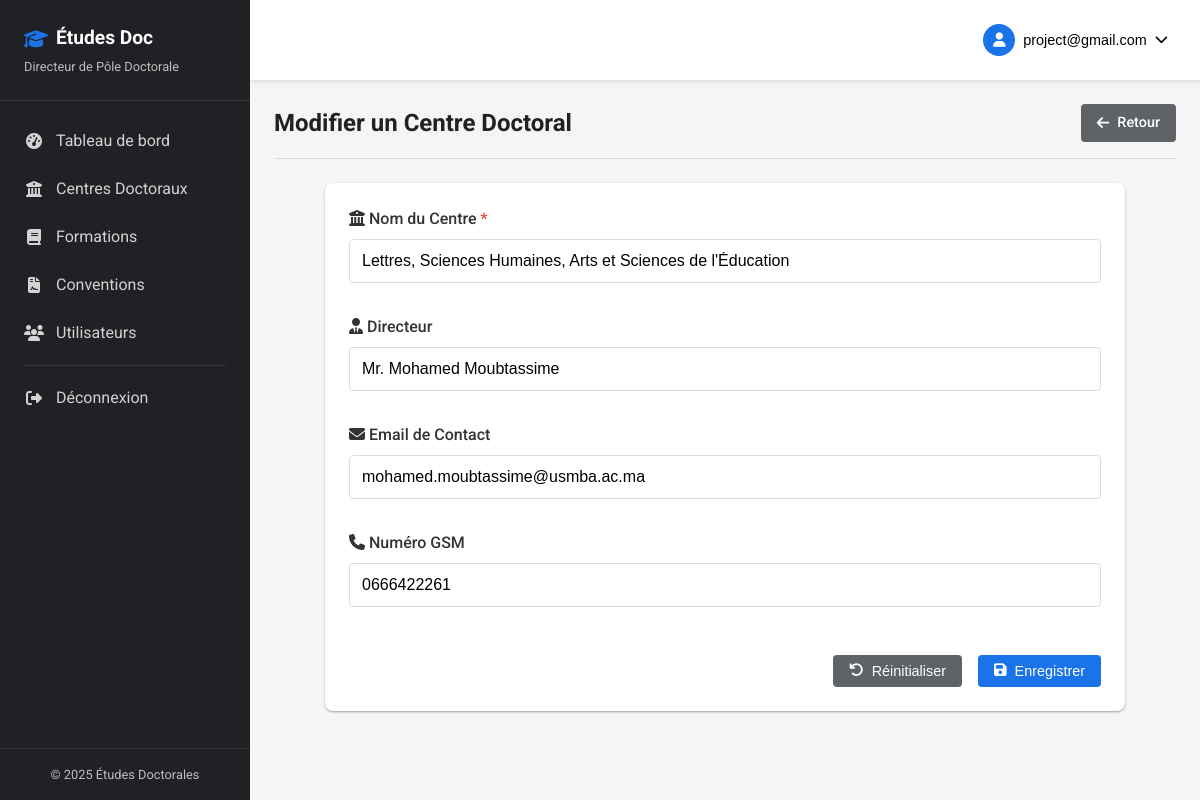
The page /center_edit.php?id=2 (signed in) on the database its author committed.
### tables this page shows
CREATE TABLE `ced` (
  `id` int(11) NOT NULL,
  `nom` varchar(255) NOT NULL,
  `directeur` varchar(100) DEFAULT NULL,
  `email_contact` varchar(100) DEFAULT NULL,
  `gsm` varchar(20) DEFAULT NULL
);

### includes/functions.php (called while the page is built, shortened)
<?php
function getRecordById($conn, $table, $id) {
    $sql = "SELECT * FROM $table WHERE id = ?";
    $stmt = $conn->prepare($sql);
    $stmt->bind_param("i", $id);
    $stmt->execute();
    $result = $stmt->get_result();
    if ($result && $result->num_rows > 0) {
        $record = $result->fetch_assoc();
        return $record;
    }
    return null;
}
?>

### center_edit.php (the view, shortened to what this page needs)
<?php
require_once "includes/header.php";
$id = intval($_GET['id']);
$center = getRecordById($conn, "ced", $id);
?>
<div class="page-header">
    <h1>Modifier un Centre Doctoral</h1>
    <a href="centers.php" class="btn btn-secondary">
        <i class="fas fa-arrow-left"></i> Retour
    </a>
</div>
<div class="form-container">
    <div class="card">
        <div class="card-content">
            <form method="POST" action="<?php echo htmlspecialchars($_SERVER["PHP_SELF"]) . '?id=' . $id; ?>" class="form">
                <div class="form-group">
                    <label for="nom"><i class="fas fa-university"></i> Nom du Centre <span class="required">*</span></label>
                    <input type="text" id="nom" name="nom" value="<?php echo $center['nom']; ?>" placeholder="Entrez le nom du centre" required>
                </div>
                <div class="form-group">
                    <label for="directeur"><i class="fas fa-user-tie"></i> Directeur</label>
                    <input type="text" id="directeur" name="directeur" value="<?php echo $center['directeur']; ?>" placeholder="Nom du directeur">
                </div>
                <div class="form-group">
                    <label for="email"><i class="fas fa-envelope"></i> Email de Contact</label>
                    <input type="email" id="email" name="email" value="<?php echo $center['email_contact']; ?>" placeholder="Adresse email de contact">
                </div>
                <div class="form-group">
                    <label for="gsm"><i class="fas fa-phone"></i> Numéro GSM</label>
                    <input type="text" id="gsm" name="gsm" value="<?php echo $center['gsm']; ?>" placeholder="Numéro de téléphone">
                </div>
                <div class="form-actions">
                    <button type="reset" class="btn btn-secondary">
                        <i class="fas fa-undo"></i> Réinitialiser
                    </button>
                    <button type="submit" class="btn btn-primary">
                        <i class="fas fa-save"></i> Enregistrer
                    </button>
                </div>
            </form>
        </div>
    </div>
</div>
<?php
require_once "includes/footer.php";
?>

### assets/css/style.css (style rules this page uses)
:root { --primary-color: #1a73e8; --primary-hover: #1669d8; --secondary-color: #5f6368; --accent-color: #34a853; --danger-color: #ea4335; --warning-color: #fbbc05; --light-color: #f8f9fa; --dark-color: #202124; --border-color: #dadce0; --success-color: #34a853; --info-color: #4285f4; --box-shadow: 0 1px 3px rgba(0, 0, 0, 0.12), 0 1px 2px rgba(0, 0, 0, 0.24); --transition: all 0.3s cubic-bezier(0.25, 0.8, 0.25, 1); }
* { margin: 0; padding: 0; box-sizing: border-box; }
body { font-family: 'Roboto', sans-serif; font-size: 16px; line-height: 1.5; color: #333; background-color: #f5f5f5; }
a { text-decoration: none; color: var(--primary-color); }
.required { color: var(--danger-color); }
.btn { display: inline-flex; align-items: center; justify-content: center; padding: 0.5rem 1rem; border-radius: 4px; font-size: 0.9rem; font-weight: 500; cursor: pointer; transition: var(--transition); border: none; outline: none; text-align: center; }
.btn i { margin-right: 0.5rem; }
.btn-primary { background-color: var(--primary-color); color: white; }
.btn-secondary { background-color: var(--secondary-color); color: white; }
.form { display: flex; flex-direction: column; gap: 1rem; }
.form-group { display: flex; flex-direction: column; margin-bottom: 1rem; }
.form-group label { margin-bottom: 0.5rem; font-weight: 500; }
.form-group input, .form-group select, .form-group textarea { padding: 0.75rem; border: 1px solid var(--border-color); border-radius: 4px; font-size: 1rem; transition: border-color 0.2s; }
.form-actions { display: flex; justify-content: flex-end; gap: 1rem; margin-top: 1rem; }
.card { background-color: white; border-radius: 8px; box-shadow: var(--box-shadow); overflow: hidden; margin-bottom: 1.5rem; }
.card-content { padding: 1.5rem; }

### assets/css/dashboard.css (style rules this page uses)
.page-header { display: flex; justify-content: space-between; align-items: center; margin-bottom: 1.5rem; padding-bottom: 1rem; border-bottom: 1px solid var(--border-color); }
.page-header h1 { margin: 0; font-size: 1.5rem; color: var(--dark-color); }
.form-container { max-width: 800px; margin: 0 auto; }

### rows shown on the page
ced: nom "Lettres, Sciences Humaines, Arts et Sciences de l'Éducation", directeur "Mr. Mohamed Moubtassime", email "mohamed.moubtassime@usmba.ac.ma", gsm "0666422261"

### other values the page prints
getUserRoleDisplay() "Directeur de Pôle Doctorale"
getUserEmail() "project@gmail.com"
